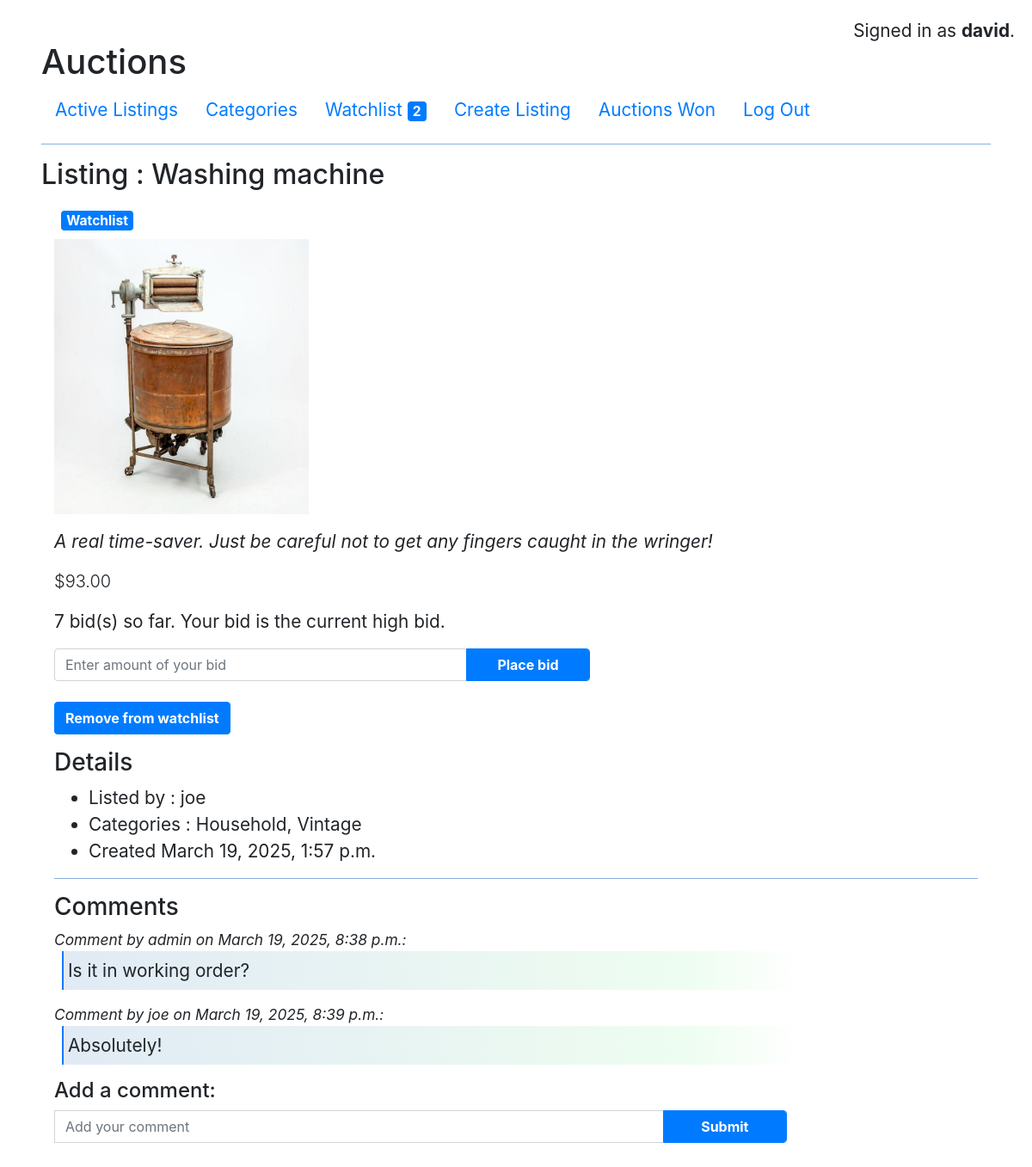
The app's page /listings/19 (signed in), older data.
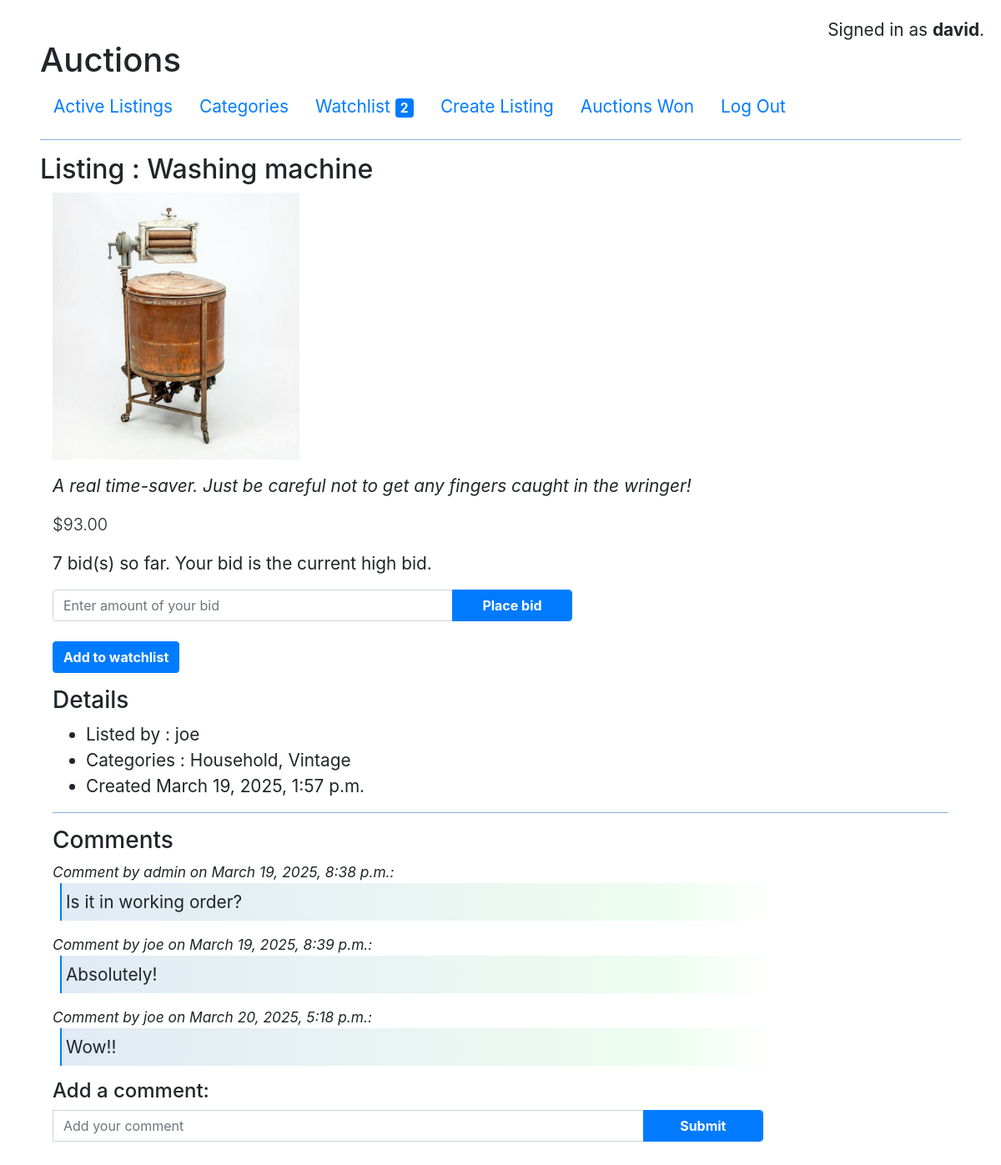
The same page, newer data.
### auctions/models.py (models this page shows, shortened)
class Comments(models.Model):
    comment_by = models.ForeignKey(User, on_delete=models.CASCADE, related_name="user_comments")
    comment_on = models.ForeignKey(Listings, on_delete=models.CASCADE)
    comment = models.CharField(max_length=1024)
    date = models.DateTimeField(auto_now_add=True)

class User(AbstractUser):
    number_on_watchlist = models.CharField(blank=True, max_length=8)

### auctions/views.py (the view)
# urls.py: path("listings/<str:listing>", views.listings, name="listings"),
@login_required(login_url='/login')
def listings(request, listing):
    if request.method == "POST":
        form = BidsForm(request.POST)
        keys = form.data.keys()
        if "place_bid" in keys:
            if form.is_valid():
                amt = float(form.cleaned_data["amount"])
                high_bid = float(request.POST["high_bid"])
                if int(request.POST["num_bids"]) > 0:
                    if amt > high_bid:
                        new_bid = Bids(item_id=int(listing), bidder_id=request.user.id, amount=amt)
                        new_bid.save()
                        deets = ListingDetails(request.user.id, listing)
                        deets.msg = "Your bid was recorded."
                        return render(request, "auctions/listings.html", {
                            "details": deets
                        })
                    else:
                        deets = ListingDetails(request.user.id, listing)
                        deets.msg = "Error: Bid must be greater than the previous bid."
                        return render(request, "auctions/listings.html", {
                            "details": deets
                        })
                else:
                    if amt >= high_bid:
                        new_bid = Bids(item_id=int(listing), bidder_id=request.user.id, amount=amt)
                        new_bid.save()
                        return HttpResponseRedirect(request.path_info)
                    else:
                        deets = ListingDetails(request.user.id, listing)
                        deets.msg = "Error: Bid must be greater than or equal to the reserve price."
                        return render(request, "auctions/listings.html", {
                            "details": deets
                        })
            else:
                deets = ListingDetails(request.user.id, listing)
                deets.msg = "Error: Bid must be a valid two-digit number."
                return render(request, "auctions/listings.html", {
                    "details": deets
                })
        elif "watch" in keys:
            if form.data["watch"] == "1":
                new_watch = Watch(item_id=int(listing), watcher_id=request.user.id)
                try:
                    new_watch.save()
                except IntegrityError:
                    return render(request, "auctions/message.html", {
                        "message": "Error"
                    })
                else:
                    util.update_user_number_watching(request)
                    return HttpResponseRedirect("/listings/" + listing)
            elif form.data["watch"] == "2":
                x = Watch.objects.filter(watcher_id=request.user.id, item_id=int(listing))
                if x.count() == 1:
                    try:
                        x.delete()
                    except IntegrityError:
                        return render(request, "auctions/message.html", {
                            "message": "Error"
                        })
                    else:
                        util.update_user_number_watching(request)
                        return HttpResponseRedirect("/listings/" + listing)
        elif "close" in keys:
            Listings.objects.filter(pk=int(listing)).update(active=False)
            return HttpResponseRedirect(request.path_info)
        elif "add-comment" in keys:
            new_comment = Comments(comment_by_id=request.user.id, comment_on_id=int(listing), comment=request.POST["comment"])
            try:
                new_comment.save()
            except IntegrityError:
                return render(request, "auctions/message.html", {
                    "message": "Error in saving comment"
                })
            else:
                return HttpResponseRedirect("/listings/" + listing)
        else:
            return render(request, "auctions/message.html", {
                "message": "Error"
            })
    else:
        if request.user.id == None:
            return render(request, "auctions/message.html", {
                "message": "Please log in to view auction item details."
            })
        deets = ListingDetails(request.user.id, listing)
        return render(request, "auctions/listings.html", {
            "details": deets
        })

### auctions/templates/auctions/listings.html (shortened to what this page needs)
{% extends "auctions/layout.html" %}
{% block body %}
    <h2>Listing : {{ details.listingObj.title }}</h2>
    <div class="container-fluid">
        <div class="row">
            <div class="col-12">
                {% if details.watched %}
                <div class="m-2"><span class="badge bg-primary" style="color:#ffffff;">Watchlist</span></div>
                {% endif %}
                <p><img src="/static/auctions/images/{{details.listingObj.img_file}}" style="max-height: 20rem;"></p>
            </div>
            <div class="col-12">
                <p style="font-style: italic;">{{ details.listingObj.description }}</p>
                <p class="lead">${{ details.high_bid }}</p>
                {% if details.listingObj.active %}
                <p>{{ details.num_bids }} bid(s) so far. {% if details.high_bidder %}Your bid is the current high bid.{% endif %}</p>
                <form id="form1" action="#" method="POST">
                    <div>
                        <div class="input-group">
                        <input type="text" name="amount"id="amount" class="form-control mb-4" placeholder="Enter amount of your bid" style="max-width:30rem">
                        <button type="submit" name="place_bid" value="1" class="btn btn-primary form-control" style="max-width: 9rem;">Place bid</button>
                        </div>
                        {% if details.watched %}
                            <button type="submit" name="watch" value="2" class="btn btn-primary">Remove from watchlist</button>
                        {% else %}
                            <button type="submit" name="watch" value="1" class="btn btn-primary">Add to watchlist</button>
                        {% endif %}
                    </div>
                </form>
                {% else %}
                    <p>This auction is <span class="badge bg-primary" style="color:#ffffff;">closed</span>.</p>
                    {% if details.winner %}<p>You are the <span class="badge bg-primary" style="color:#ffffff;">winner</span> of the auction!</p>  {% endif %}
                {% endif %}
                <h3 class="mt-3">Details</h3>
                <ul>
                    <li>Listed by : {{ details.listingObj.vendor }}</li>
                    <li>Categories : {{ details.categories }} </li>
                    <li>Created {{ details.listingObj.date_listed }}</li>
                </ul>
                <hr>
                <h3 class="mt-3">Comments</h3>
                <div class="comments">
                {% for comment in details.comments %}
                    <div>
                        <p>
                            Comment by {{ comment.comment_by }} on {{ comment.date }}:
                        </p>
                        <blockquote>
                            {{ comment.comment }}
                        </blockquote>
                    </div>
                {% endfor %}
                </div>
                <h4>Add a comment:</h4>
                <form id="form2" action="#" method="POST">
                    <div class="input-group">
                    <input type="text" name="comment" placeholder="Add your comment" class="form-control" style="max-width: 66%;">
                    <button type="submit" name="add-comment" value="1" class="btn btn-primary form-control" style="max-width: 9rem;">Submit</button>
                    </div>
                </form>
            </div>
        </div>
    </div>
{% endblock %}

Row changes from the older to the newer data that the page shows:
added Comments: comment_by "joe", date "March 20, 2025, 5:18 p.m.", comment "Wow!!"
Text that changed along with them:
text no longer shown: "Watchlist Remove from watchlist"
text now shown: "Add to watchlist"
